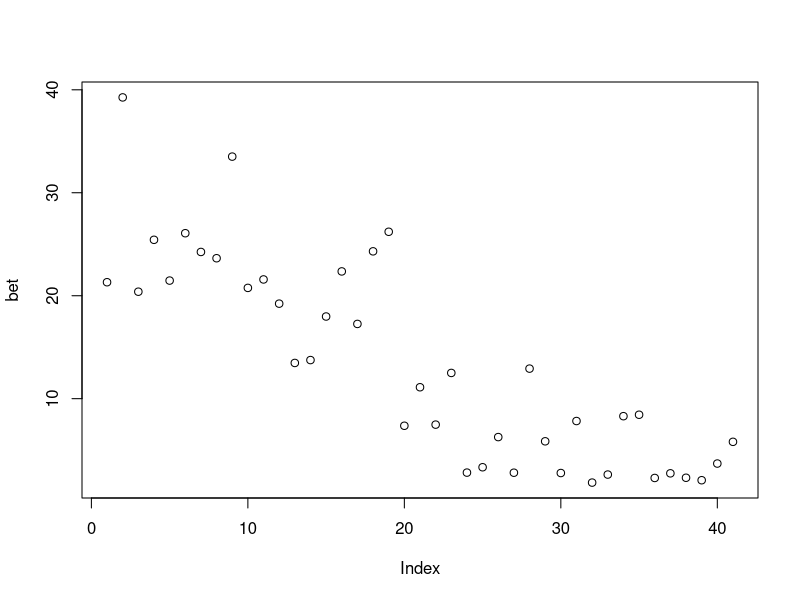
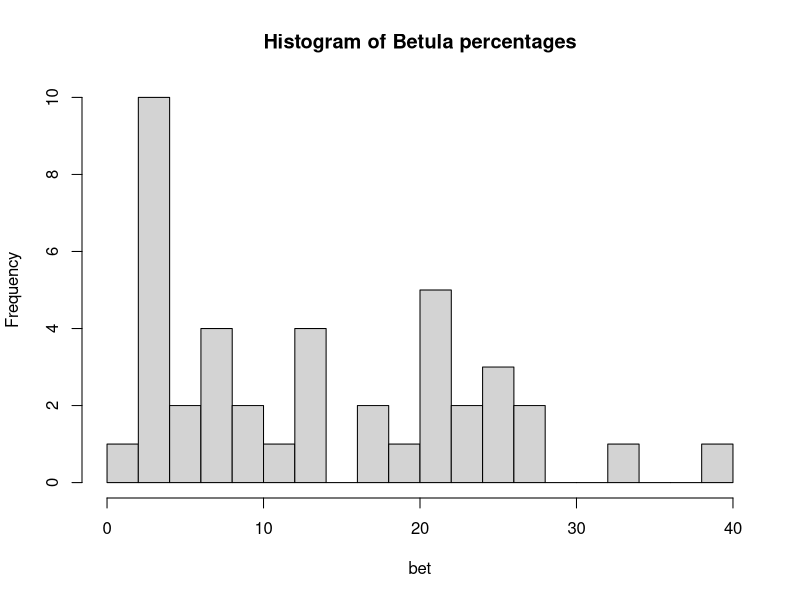
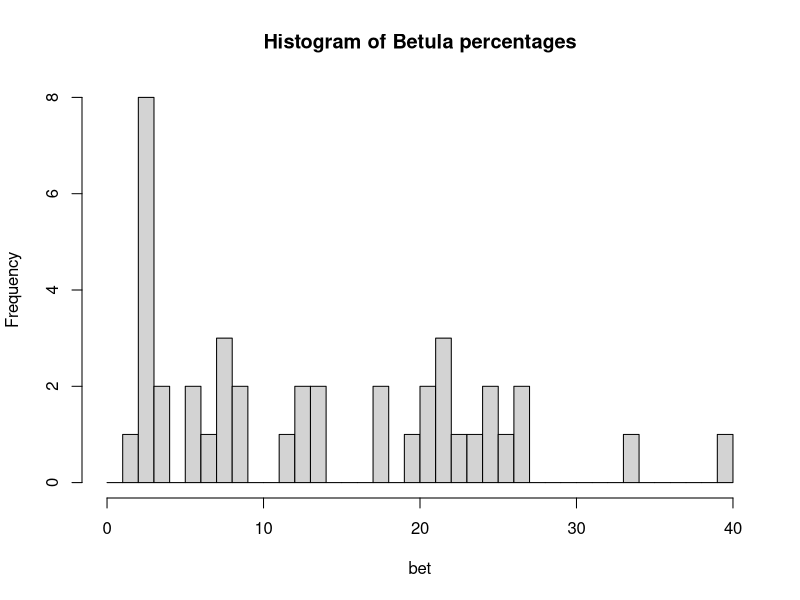
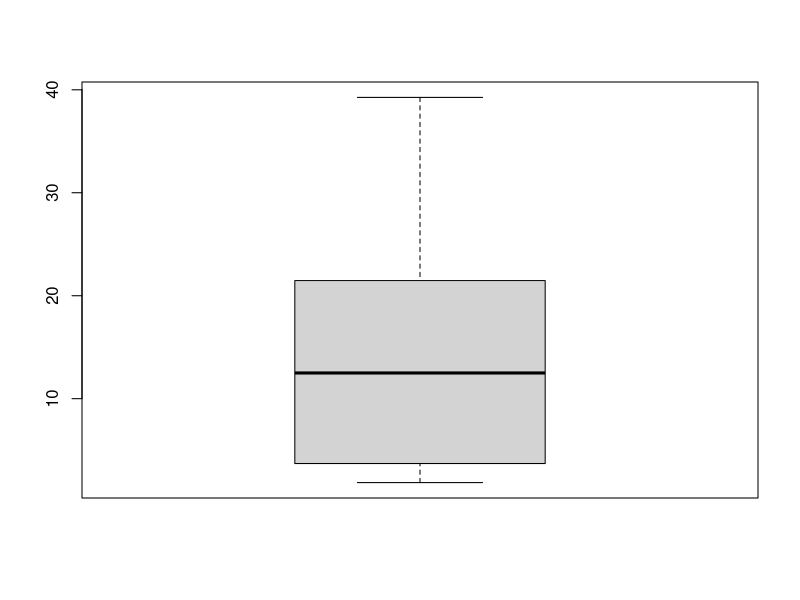
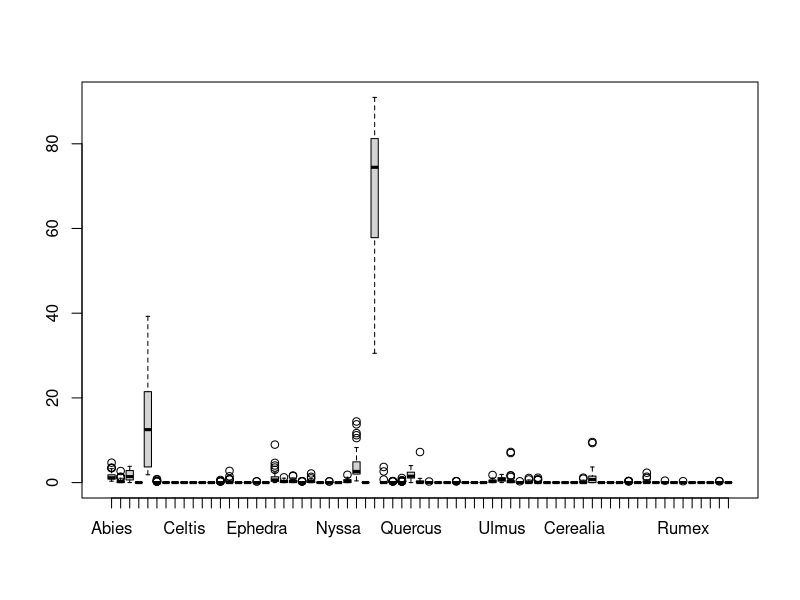
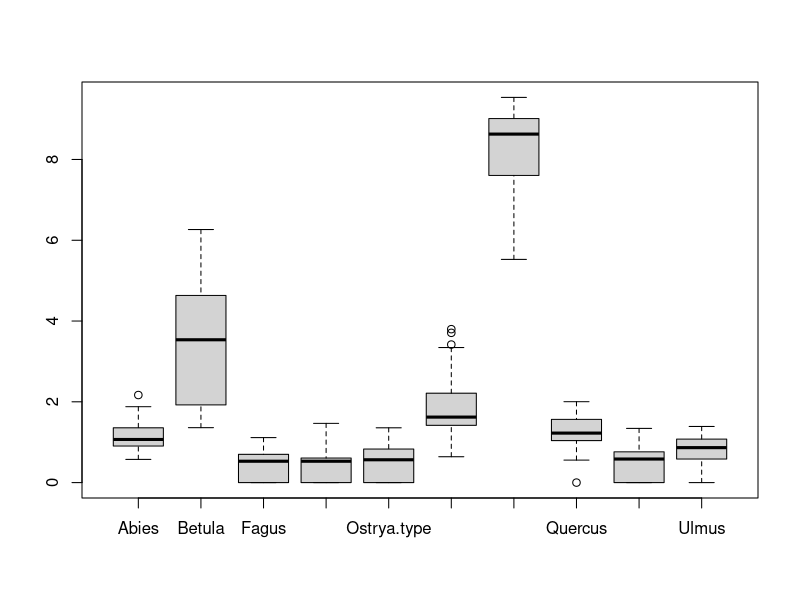
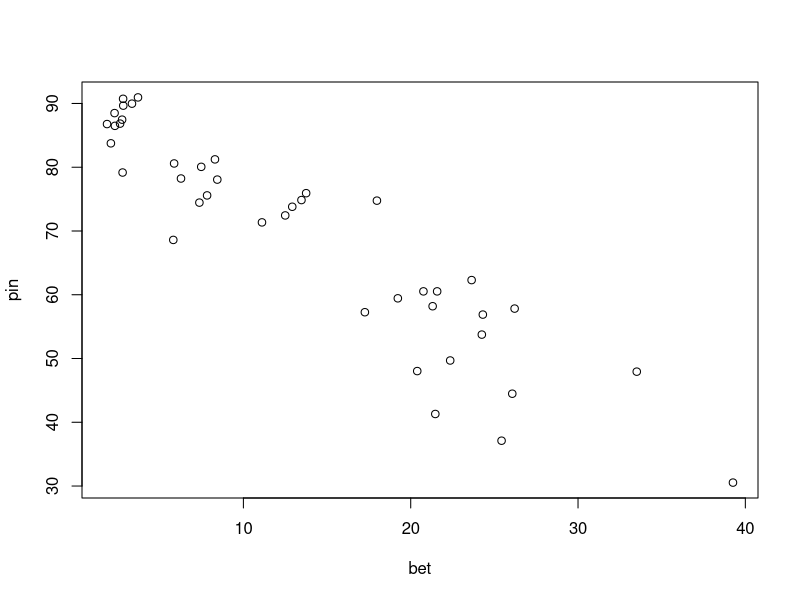
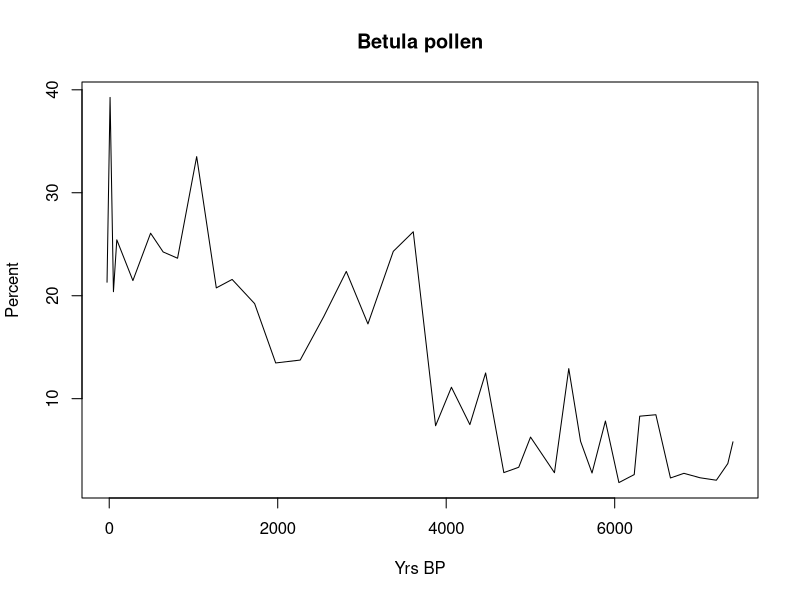

These charts were generated, in order, by the following R code:
## ---- chunk 1
x <- 5
x
sqrt(x)
x <- 9
x
sqrt(9)
## ---- chunk 2
list.files("./", pattern=".csv")
## ---- chunk 3
pollen <- read.csv("percSite.csv")
## ---- chunk 4
ls()
## ---- chunk 5
pollen
class(pollen)
names(pollen)
str(pollen)
## ---- chunk 6
pollen$Betula
pollen$Pinus.subg..Strobus
## ---- chunk 7
pollen[ ,1:4]			# Columns 1 to 4
pollen[1:10, ]			# First 10 rows
pollen[1:20,1:2]	# Indices can be combined
pollen$Betula[1:25]	# Note that indices can be combined
pollen$Betula[3]  		# 3rd element
pollen$Betula[-3]		# All but 3rd element
## ---- chunk 8
pollen$Betula[pollen$agecal < 5000]  # All Betula counts with an age < 5ka BP
pollen$Betula[pollen$Pinus.subg..Strobus > 70]  # All Betula counts when Pine > 70%
## ---- chunk 9
x <- pollen$Betula[pollen$agecal < 5000]
write.csv(x, "test.csv")
## ---- chunk 10
ls()
## ---- chunk 11
sqrt(5)
## ---- chunk 12
y = sqrt(5)
round(y)
## ---- chunk 13
round(sqrt(5))
## ---- chunk 14
seq(from=0,to=20,by=2)
## ---- chunk 15
seq(0,20,2)
## ---- chunk 16
bet <- pollen$Betula
pin <- pollen$Pinus.subg..Strobus
age <- pollen$agecal
## ---- chunk 17
mean(bet)
median(bet)
## ---- chunk 18
sd(bet) ## Standard deviation
var(bet) ## Variance
min(age) ## Minimum
max(age) ## Maximum
range(age) ## Min and Max
quantile(age) ## Quantile (50% by default)
## ---- chunk 19
sum(bet)
summary(bet)
## ---- chunk 20
summary(bet) ## Summary of numeric vector
summary(pollen) ## Summary of data frame
## ---- chunk 21
cov(bet,pin)
cor(bet,pin)
## ---- chunk 22
cor(bet,pin, method="spearman")
## ---- chunk 23
cor.test(bet,pin, method="spearman") # Significance?
## ---- chunk 24
plot(bet, type='p')
## ---- chunk 25
hist(bet, breaks=20, main="Histogram of Betula percentages")
hist(bet, breaks=seq(0,40,1),
     main="Histogram of Betula percentages")
## ---- chunk 26
boxplot(bet)
## ---- chunk 27
boxplot(pollen[,5:73])
## ---- chunk 28
taxaID = c(5,9,24,27,31,32,34,38,47,48)
names(pollen)[taxaID]
boxplot(sqrt(pollen[,taxaID]))
## ---- chunk 29
plot(bet,pin)
## ---- chunk 30
plot(age, bet, type='l', xlab="Yrs BP", ylab="Percent",main="Betula pollen")
## ---- chunk 31
plot(age, bet, type='l', col=2, lwd=2, ylim=c(0,40))
lines(age,pollen$Picea, col=3, lwd=2)
legend("topleft", legend=c("Betula", "Picea"), fill=c(2,3))
## ---- chunk 32
for (i in 1:10) {print(i)}
## ---- chunk 33
mySD <- function(x) { sqrt(var(x)) }
## ---- chunk 34
mySD(bet)  # compare to sd(sl)
sd(bet)
